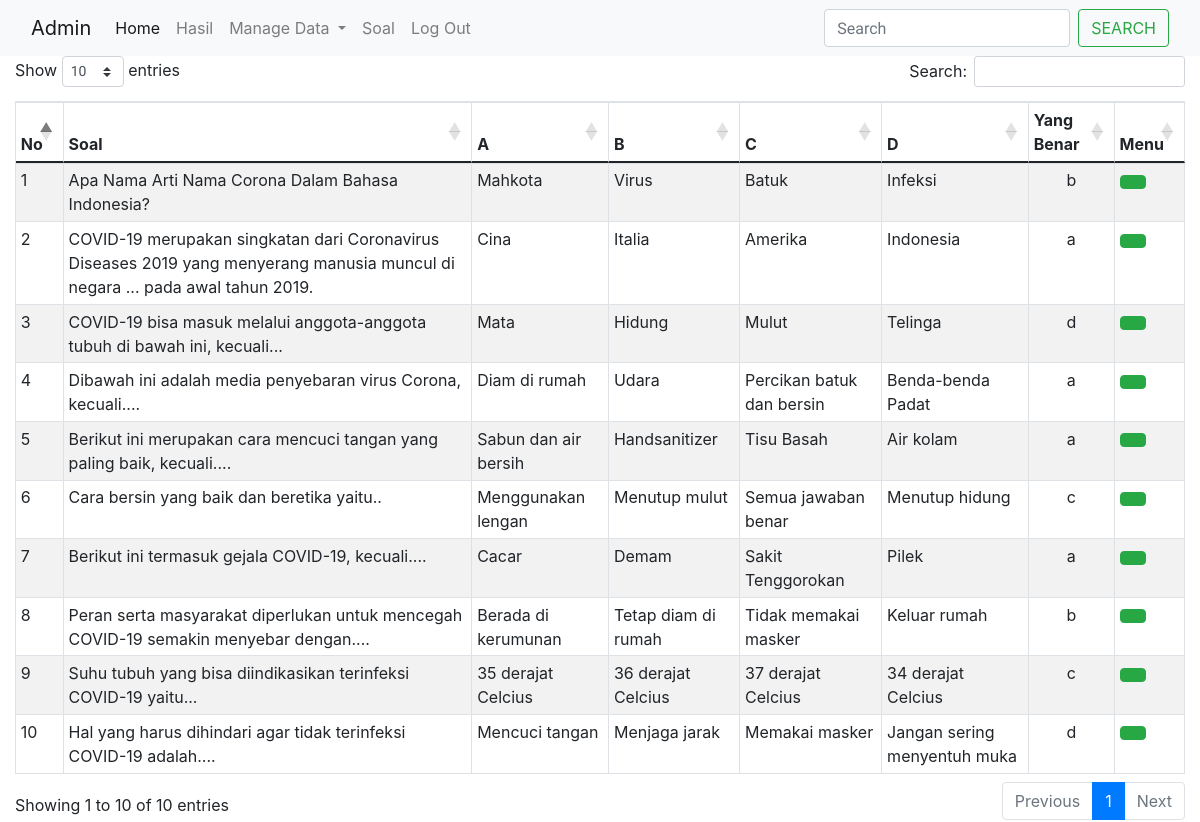
The page /index.php?soal (signed in) on the database its author committed.
### tables this page shows
CREATE TABLE `tbl_soal` (
  `id_soal` int(5) NOT NULL,
  `soal` text NOT NULL,
  `a` varchar(30) NOT NULL,
  `b` varchar(30) NOT NULL,
  `c` varchar(30) NOT NULL,
  `d` varchar(30) NOT NULL,
  `knc_jawaban` varchar(30) NOT NULL,
  `gambar` varchar(100) NOT NULL,
  `tanggal` date NOT NULL,
  `aktif` enum('Y','N') NOT NULL DEFAULT 'Y'
);

### halamanAdmin/soal.php (the view, shortened to what this page needs)
<?php
    include_once"modal/modalEditSoal.php";
?>
<table id="example" class="table table-bordered table-striped table-hover table-sm">
    <thead>
        <tr>
            <th>No</th>
            <th>Soal</th>
            <th>A</th>
            <th>B</th>
            <th>C</th>
            <th>D</th>
            <th>Yang Benar</th>
            <th>Menu</th>
        </tr>
    </thead>
    <tbody>
        <?php
        if(isset($_POST['edit_soal'])){
            $id_soal    = $_POST['id_soal'];
            $soal = mysqli_query($conn,"SELECT * FROM tbl_soal WHERE id_soal='$id_soal' ");
        }else{
            $soal = mysqli_query($conn,"SELECT * FROM tbl_soal ");
        }
                $no=1;
                while($rowSoal = mysqli_fetch_array($soal)){
                    $id_soal = $rowSoal['id_soal'];
                    echo"<tr>
                        <td>$no</td>
                        <td>$rowSoal[soal]</td>
                        <td>$rowSoal[a]</td>
                        <td>$rowSoal[b]</td>
                        <td>$rowSoal[c]</td>
                        <td>$rowSoal[d]</td>
                        <td align='center'>$rowSoal[knc_jawaban]</td>
                        <td>
                        <a class='btn btn-success' title='Edit Soal' href='#edit_soal' data-toggle='modal' data-id='$id_soal'><span class='iconify' data-icon='carbon:zoom-in' data-inline='false'></span></a>
                        </td>
                    </tr>";
                $no++;
                }
        ?>
    </tbody>
</table>

### index.php (shortened to what this page needs)
<!doctype html>
<html lang="en">
<head>
  <link rel="stylesheet" href="fonts/icomoon/style.css">
  <link rel="stylesheet" href="css/bootstrap.min.css">
  <link rel="stylesheet" href="css/jquery-ui.css">
  <link rel="stylesheet" href="css/owl.carousel.min.css">
  <link rel="stylesheet" href="css/owl.theme.default.min.css">
  <link rel="stylesheet" href="css/owl.theme.default.min.css">
  <link rel="stylesheet" href="css/jquery.fancybox.min.css">
  <link rel="stylesheet" href="css/bootstrap-datepicker.css">
  <link rel="stylesheet" href="fonts/flaticon/font/flaticon.css">
  <link rel="stylesheet" href="fonts/flaticon-covid/font/flaticon.css">
  <link rel="stylesheet" href="css/aos.css">
  <link rel="stylesheet" href="css/style.css">
  <link href="https://cdn.jsdelivr.net/npm/bootstrap@5.0.1/dist/css/bootstrap.min.css" rel="stylesheet">
  <link href="css/dataTables.bootstrap4.min.css" rel="stylesheet">
  <link rel="stylesheet" href="https://cdnjs.cloudflare.com/ajax/libs/twitter-bootstrap/4.5.2/css/bootstrap.css">
  <link rel="stylesheet" href="https://cdn.datatables.net/1.10.22/css/dataTables.bootstrap4.min.css">
</head>
<body data-spy="scroll" data-target=".site-navbar-target" data-offset="300">
<?php
	if(empty($_SESSION['username']) && (empty($_SESSION['password'])) ){
	    include_once"theme/halamanAwal.php";
  }else{
	  require_once"halamanAdmin.php";
  }
?>
</body>
</html>

### halamanAdmin.php (shortened to what this page needs)
<!doctype html>
<html lang="en">
  <head>
  </head>
  <body>
<nav class="navbar navbar-expand-lg navbar-light bg-light">
  <div class="container-fluid">
    <a class="navbar-brand" href="#"><span class="iconify" data-icon="carbon:user-admin" data-inline="false"></span> Admin</a>
    <div class="collapse navbar-collapse" id="navbarSupportedContent">
      <ul class="navbar-nav me-auto mb-2 mb-lg-0">
        <li class="nav-item">
          <a class="nav-link active" aria-current="page" href="index.php"><span class="iconify" data-icon="bx:bx-home" data-inline="false"></span> Home</a>
        </li>
        <li class="nav-item">
          <a class="nav-link" href="index.php?hasil"><span class="iconify" data-icon="foundation:results" data-inline="false"></span> Hasil</a>
        </li>
        <li class="nav-item dropdown">
          <a class="nav-link dropdown-toggle" href="#" id="navbarDropdown" role="button" data-bs-toggle="dropdown" aria-expanded="false">
          <span class="iconify" data-icon="whh:filemanager" data-inline="false"></span> Manage Data
          </a>
        </li>
        <li class="nav-item">
          <a class="nav-link" href="index.php?soal" tabindex="-1" aria-disabled="true"><span class="iconify" data-icon="bi:list-check" data-inline="false"></span> Soal</a>
        </li>
        <li class="nav-item">
          <a class="nav-link" href="logout.php" tabindex="-1" aria-disabled="true"><span class="iconify" data-icon="akar-icons:toggle-off" data-inline="false"></span> Log Out</a>
        </li>
      </ul>
      <form class="d-flex">
        <input class="form-control me-2" type="search" placeholder="Search" aria-label="Search">
        <button class="btn btn-outline-success" type="submit">Search</button>
      </form>
    </div>
  </div>
</nav>
<div class="container-fluid">
    <?php
      if(isset($_GET['dataRegistrasi'])){
        include_once"halamanAdmin/dataRegistrasi.php";
      }else
      if(isset($_GET['hapusRegister'])){
        $id_register  = $_GET['hapusRegister'];
        mysqli_query($conn,"DELETE FROM tbl_register WHERE id_register='$id_register' ");
        header('location:index.php?dataRegistrasi');
      }else
      if(isset($_GET['dataPendaftarCovid'])){
        include_once"halamanAdmin/dataPendaftarCovid.php";
      }else
      if(isset($_GET['soal'])){
          include_once"halamanAdmin/soal.php";
      }
    ?>
</div>
  </body>
</html>

### halamanAdmin/modal/modalEditSoal.php (shortened to what this page needs)
<div class="modal fade" id="edit_soal" role="dialog">
</div>

### css/style.css (style rules this page uses)
html { overflow-x: hidden; }
body { line-height: 1.7; color: gray; font-weight: 400; font-size: 1rem; }
a { -webkit-transition: .3s all ease; -o-transition: .3s all ease; transition: .3s all ease; }
body:after { -webkit-transition: .3s all ease-in-out; -o-transition: .3s all ease-in-out; transition: .3s all ease-in-out; }
.btn { font-size: 12px; text-transform: uppercase; border-radius: 30px; padding: 10px 30px; }
.form-control { height: 43px; border-radius: 4px; font-family: "Mulish", -apple-system, BlinkMacSystemFont, "Segoe UI", Roboto, "Helvetica Neue", Arial, "Noto Sans", sans-serif, "Apple Color Emoji", "Segoe UI Emoji", "Segoe UI Symbol", "Noto Color Emoji"; }

### rows shown on the page
tbl_soal: soal "Apa Nama Arti Nama Corona Dalam Bahasa Indonesia?", a "Mahkota", b "Virus", c "Batuk", d "Infeksi", knc_jawaban "b"
tbl_soal: soal "COVID-19 merupakan singkatan dari Coronavirus Diseases 2019 yang menyerang manusia muncul di negara ... pada awal tahun 2019.", a "Cina", b "Italia", c "Amerika", d "Indonesia", knc_jawaban "a"
tbl_soal: soal "COVID-19 bisa masuk melalui anggota-anggota tubuh di bawah ini, kecuali...", a "Mata", b "Hidung", c "Mulut", d "Telinga", knc_jawaban "d"
tbl_soal: soal "Dibawah ini adalah media penyebaran virus Corona, kecuali....", a "Diam di rumah", b "Udara", c "Percikan batuk dan bersin", d "Benda-benda Padat", knc_jawaban "a"
tbl_soal: soal "Berikut ini merupakan cara mencuci tangan yang paling baik, kecuali....", a "Sabun dan air bersih", b "Handsanitizer", c "Tisu Basah", d "Air kolam", knc_jawaban "a"
tbl_soal: soal "Cara bersin yang baik dan beretika yaitu..", a "Menggunakan lengan", b "Menutup mulut", c "Semua jawaban benar", d "Menutup hidung", knc_jawaban "c"
tbl_soal: soal "Berikut ini termasuk gejala COVID-19, kecuali....", a "Cacar", b "Demam", c "Sakit Tenggorokan", d "Pilek", knc_jawaban "a"
tbl_soal: soal "Peran serta masyarakat diperlukan untuk mencegah COVID-19 semakin menyebar dengan....", a "Berada di kerumunan", b "Tetap diam di rumah", c "Tidak memakai masker", d "Keluar rumah", knc_jawaban "b"
tbl_soal: soal "Suhu tubuh yang bisa diindikasikan terinfeksi COVID-19 yaitu...", a "35 derajat Celcius", b "36 derajat Celcius", c "37 derajat Celcius", d "34 derajat Celcius", knc_jawaban "c"
tbl_soal: soal "Hal yang harus dihindari agar tidak terinfeksi COVID-19 adalah....", a "Mencuci tangan", b "Menjaga jarak", c "Memakai masker", d "Jangan sering menyentuh muka", knc_jawaban "d"
